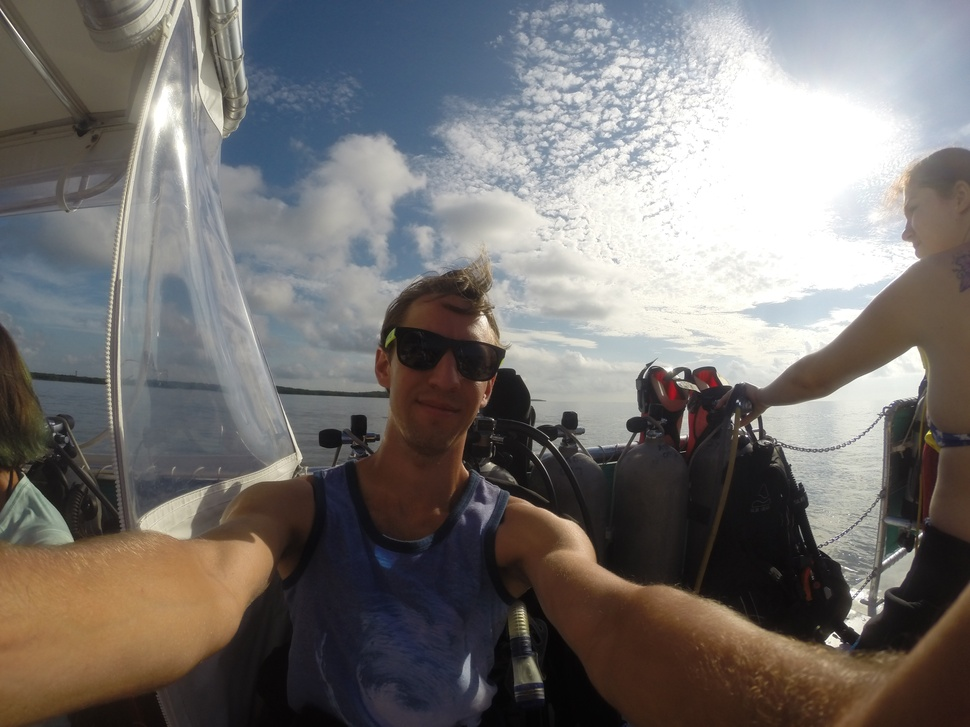
#> input picture myPythonLibrary/computerVision/keys2016.JPG, 970 x 727 px, shrunk from 4000 x 3000 before the run
$ python sampleOpenSaveImage.py
#> lines starting #> are read from the running program, lines starting #| are printed output that depends on the picture

import numpy as np
import cv2

img = cv2.imread('keys2016.JPG', 0)
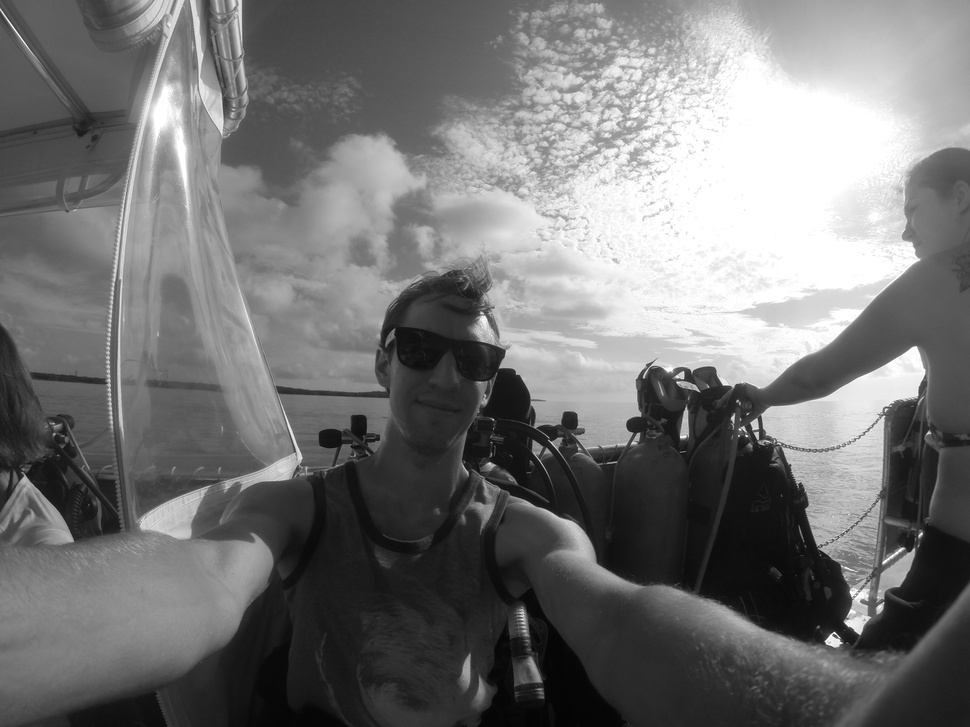
#> img: shape (727, 970); min 1, max 255, mean 116.1
cv2.namedWindow('image_keys', cv2.WINDOW_NORMAL)
cv2.imshow('image_keys', img)
k = cv2.waitKey(0) & 0xFF
#> (key Esc is pressed here)
if k == 27: # wait for ESC key to exit
	cv2.destroyAllWindows()
elif k == ord('s'): # wait for 's' key to save and exit
	cv2.imwrite('keys2016_gray.png', img)
	cv2.destroyAllWindows()
